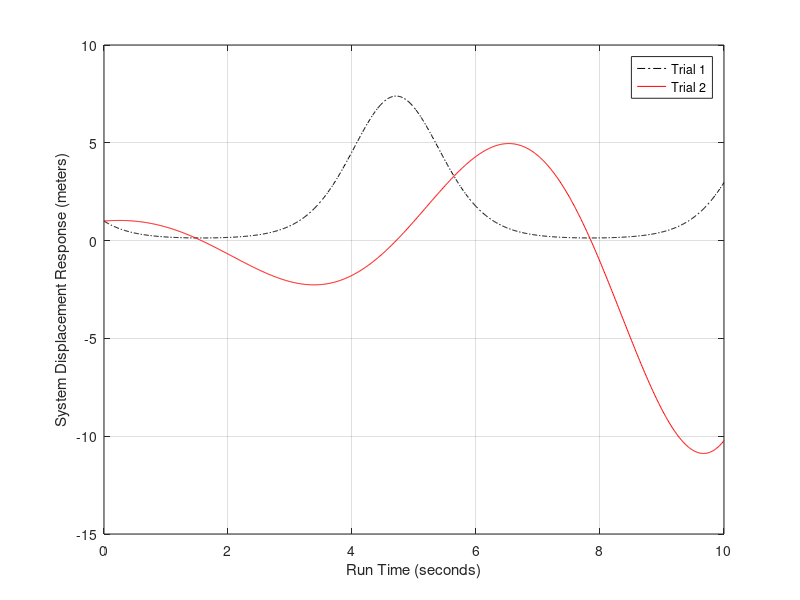
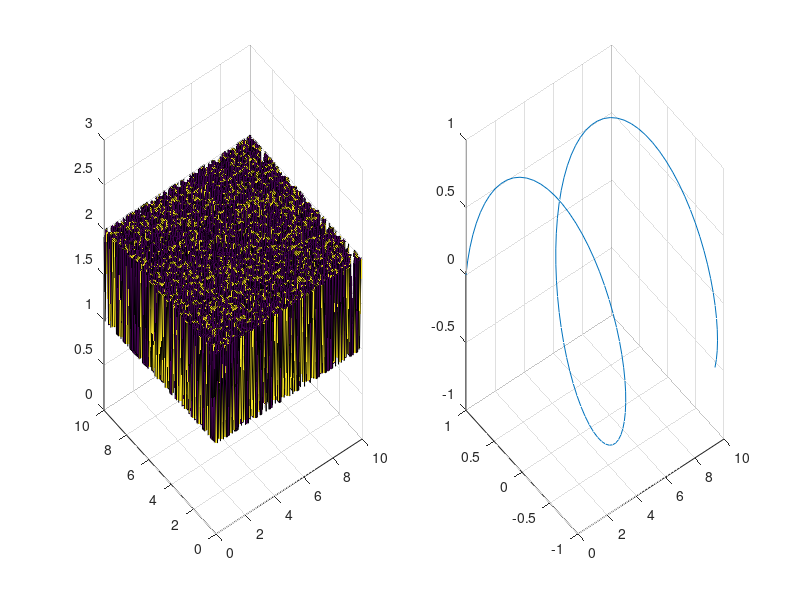

Recreate these plots in MATLAB, in order.
%% Demo Script for Sebastian
% 3 February 2019
% M. Lamsey

%% 01. General Stuff
% --- NOTES --- %
% The workspace is super helpful for previewing the contents of variables
% Use functions for modularity, scripts for prototyping (w/ workspace)
% External text editors are a e s t h e t i c

% --- CLEAR DAT WORKSPACE --- %
clc, clear all, close all
% clc clears the command line
% clear all clears the workspace variables
% close all closes all open windows and erases their references

% --- EXAMPLE TYPES --- %
numerical_value = 80;
character_array = 'word';
string = "boi";
boolean_1 = true;
boolean_2 = false;

% --- PRINTING THINGS TO THE COMMAND LINE --- %
% Simple: disp(variable_name);
disp('Numerical Value:');
disp(numerical_value);

% Complex: fprintf('string, format characters',argin);
fprintf('The content of your character array is: %s\n\n',character_array);

%% 02. Matrices in MATLAB
clear all;
% MATLAB = 'MATrix LABoratory -> matrices are a good way to represent data
matrix_1D = randi(10,1,10);
matrix_2D = randi(10,10,10);
matrix_5D = randi(10,10,10,10,10,10);

% --- Indexing Operations --- %
% Index a single value: val = variable_name(index_i,index_j,...);
value_2_3 = matrix_2D(2,3);

% Index multiple values (subset): use ranges!
values_row_2 = matrix_2D(2,:);
first_values_row_2 = matrix_2D(2,1:5);
last_values_row_2 = matrix_2D(2,6:end);

disp('Contents of matrix subsets:')
disp(values_row_2);
disp(first_values_row_2);
disp(last_values_row_2);

% --- Matrix Math --- %
% You can perform math on matrices element-wise or matrix-wise
matrix_1 = randi(10,3,1)
matrix_2 = randi(10,1,3)

matrix_product_1 = matrix_2 * matrix_1
matrix_product_2 = matrix_1 * matrix_2

vector_1 = randi(10,1,10)
vector_2 = randi(10,1,10)

element_wise_product = vector_1 .* vector_2
%mistake = vector_1 * vector_2

%% 03. Data Visualization
clc, close all, clear all;

% Super easy
x = linspace(0,10,1000); % domain
z = 2; % constant
y1 = exp(1).^(-z.*sin(x)); % range [in this case, defined by eqn]
y2 = exp(1).^((1/(2*z)).*x) .* cos(x);

% CALL DAT PLOTTER
f = figure; % stores reference to your new window in f
plot(x,y1,'k-.'); % plot data -> x,y,formatspec

% Format:
hold on; % keeps current axes as target
plot(x,y2,'r-');
grid on;
xlabel('Run Time (seconds)');
ylabel('System Displacement Response (meters)');
legend('Trial 1','Trial 2');
hold off; % release axes

% also works in 3D - yEEt
clear all;
f = figure;
x = linspace(0,10,100);
y1 = x;
y2 = cos(x);
z1 = randi(2,100,100);
z2 = sin(x);

subplot(1,2,1)
surf(x,y1,z1)
zlim([0,3])

subplot(1,2,2)
plot3(x,y2,z2);
grid on;

%% 04. Logical Indexing
clc, close all, clear all
max_val = 10;
dim_1 = 8;
dim_2 = 6;
example_domain = randi(max_val,dim_1,dim_2)

logical_index = example_domain > floor(max_val / 2)

subset = example_domain(logical_index);
n_match = length(subset);
n_total = dim_1 * dim_2;

fprintf('The number of terms that meet the criteria is %i / %i\n',n_match,n_total);
fprintf('This is %1.2f%% of the original set.\n\n',100*n_match/n_total);